Frame 1 (no input): blank canvas, image omitted
Frame 60 (the mouse pressed at the canvas centre just before this capture): blank canvas, image omitted
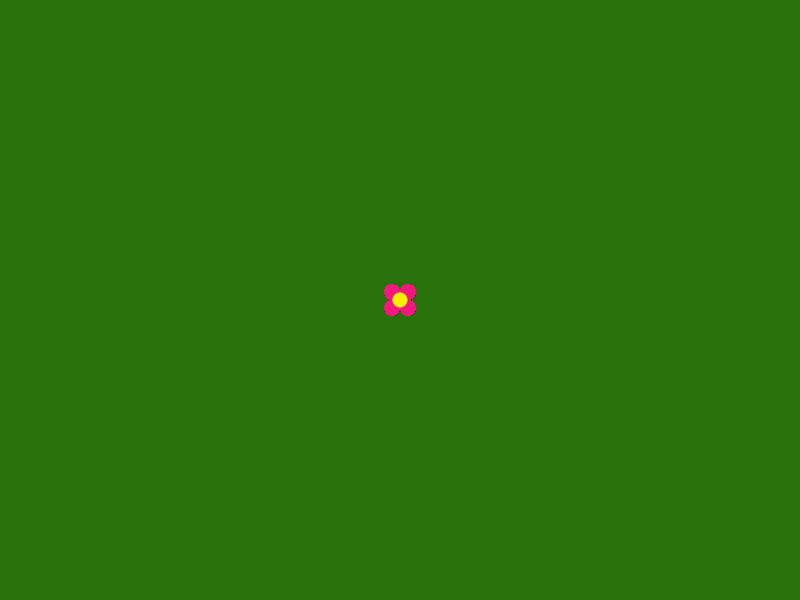
Frame 120 (the mouse held since frame 60 and released just before this capture)

The Processing sketch whose frames 1 and 60 were blank and that drew this single picture after the mouse press (run headless with seeded random() and noise(); from frame 60 on, the mouse is pressed at the canvas centre):

// Processing sketch: processing_951
// ── processing_951.pde

//Aydan Duman 0343015 Grafik tasarım 4+1
//Adv. Computer Graphics 1  
//Bager Akbağ  
// projemin ismi çiçek bahçesi
//Mouse u tıkladığınızda çiçek oluşturan,mouse a basarak haraket ettirdiğinizde
//mouseun istikameti boyunca çiçekler oluşturan programmımız..


 
void setup() 
{ 
size(800,600 ); //Proje Boyutu belirledim.
background(41, 113, 10); //Arka plan rengini belirledim. 



} 
 
void draw() 
{ 

flowers(mouseX, mouseY, pmouseX, pmouseY); // çiçeklerimin koordinat ve boyutlarını belirleyecek fonksiyonu yaptım.
} 
void flowers(int x, int y, int px, int py) 
{ 
  if (mousePressed == true)// Mouse a basıldığında...
  {
 
fill(242,24,126); // Çiçeğimin taç yapraklarının  renk kodunu tools menüsündeki color selector dan seçip belirledim.
ellipse(x-8,y-8,15,15); //Taç yapraklarımın koordinat ve boyutları.
ellipse(x+8,y-8,15,15); // Koordinatları farklı olduğu için x ve y ye göre farklı koordinatları + ve - olarak belirledim. 
ellipse(x-8,y+8,15,15);
ellipse(x+8,y+8,15,15);
fill(250,238,3); // Çiçeğimin ortasını color selector den seçerek belirledim.
noStroke(); // Çiçeklerimin daha gerçekçi ve daha şık gözükmesi için kenar çizgilerini kaldırdım.
ellipse(x,y,15,15); // Çiçeğimin koordinat ve boyutları.
  }
} 
